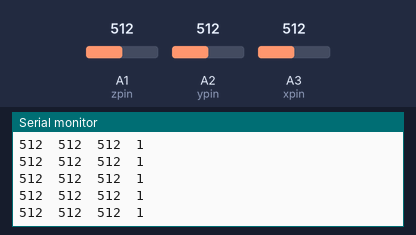
The sketch below on a simulated Arduino Uno, built with avr-gcc and run on an emulated ATmega328P. Shown: the last lines printed to the serial monitor. The test bench sets the inputs (shaded band); at power-on: A1 (zpin) = 512, A2 (ypin) = 512, A3 (xpin) = 512.

Above: at 1.2 s.
1.3 s: A1 (zpin) set to 107
At 2.0 s:
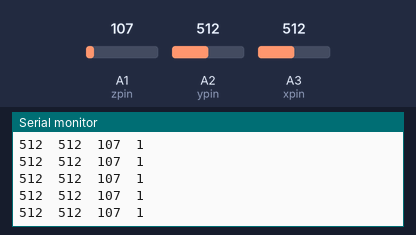
4.3 s: A1 (zpin) set to 90
At 5.3 s:
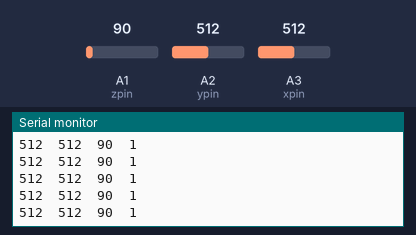
Timing chart, 0 to 7.3 s (numbered marks = the images above; inputs shaded):
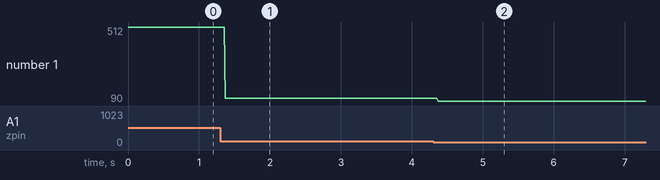

The sketch:

AccelerometerTest-oct_15_2016.ino
```cpp
const int groundpin = A0;             // analog input pin 0 -- ground
const int powerpin = 18;              // analog input pin 4 -- voltage
const int xpin = A3;                  // x-axis of the accelerometer
const int ypin = A2;                  // y-axis
const int zpin = A1;                  // z-axis (only on 3-axis models)

const int arraySize = 10;
int Xvalues[arraySize];
int Yvalues[arraySize];
int Zvalues[arraySize];
int i = 0;
int j = 0;
int k = 0;
int Xsum = 0;
int Ysum = 0;
int Zsum = 0;
bool Flag = false;


void setup(){
  Serial.begin(9600);
}
void loop(){
  if (i< arraySize){
    Xvalues[i] = analogRead(xpin);
    Xsum = Xsum + Xvalues[i];
    i++;
    //Flag = false;
  }

  if(i == arraySize){
    if(analogRead(xpin)/(float)(Xsum/arraySize) < 0.95 || analogRead(xpin)/(float)(Xsum/arraySize) > 1.05){
     i = 0;
     Xsum = 0;
     Flag = false;
  }else{
    Flag = true;
  }
  }

  if (j< arraySize){
    Yvalues[j] = analogRead(ypin);
    Ysum = Ysum + Yvalues[j];
    j++;
    //Flag = false;
  }

  if(j == arraySize){
    if(analogRead(ypin)/(float)(Ysum/arraySize) < 0.95 || analogRead(ypin)/(float)(Ysum/arraySize) > 1.05){
     j = 0;
     Ysum = 0;
     Flag = false;
  }else{
    Flag =true;
  }
  }

  if (k< arraySize){
    Zvalues[k] = analogRead(zpin);
    Zsum = Zsum + Zvalues[k];
    k++;
    //Flag = false;
  }

  if(k == arraySize){
    if(analogRead(zpin)/(float)(Zsum/arraySize) < 0.95 || analogRead(zpin)/(float)(Zsum/arraySize) > 1.05){
     k = 0;
     Zsum = 0;
     Flag = false;
  }else{
    Flag = true;
  }
  }

     // print the sensor values:
  Serial.print(analogRead(xpin));
  // print a tab between values:
  Serial.print("\t");
  Serial.print(analogRead(ypin));
  // print a tab between values:
  Serial.print("\t");
  Serial.print(analogRead(zpin));
  Serial.print("\t");
  //Serial.print(Xsum/arraySize);
  //Serial.print("\t");
  //Serial.print(Ysum/arraySize);
  //Serial.print("\t");
  //Serial.print(Zsum/arraySize);
  Serial.print(Flag);


  Serial.println();
  // delay before next reading:


}
```

Measured:
- after the input at 1.3 s, the serial monitor: prints a new line after 0.07 s (image 1)
- after the input at 4.3 s, the serial monitor: prints a new line after 0.07 s (image 2)
- plotted number 1: 512 → 107 after the input at 1.3 s, 107 → 90 after the input at 4.3 s
